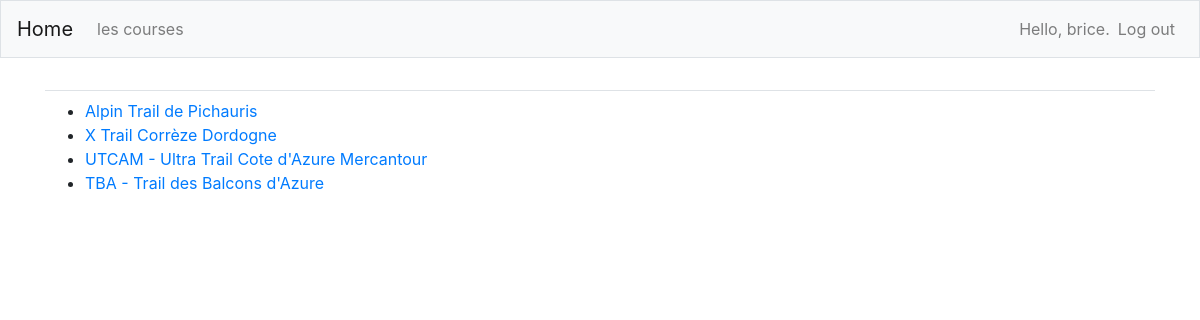
The app's page /races/race_list (signed in) with its own data.
### races/models.py (models this page shows, shortened)
class Race(models.Model):
    name = models.CharField(max_length = 100)
    date = models.DateField(default=date.today())
    category = models.CharField(max_length = 50)
    class category(models.TextChoices):
        TRAIL = 'TR', _('Trail')
        ULTRA = 'UL', _('Ultra')
        MARATHON = 'MA', _('Marathon')
        SEMI = 'SE', _('Semi')
        AUTRE = 'AU', _('Autre')
    category = models.CharField(
        max_length=2,
        choices = category.choices,
        default = category.TRAIL,
    )
    distance = models.SmallIntegerField()
    deniv = models.SmallIntegerField()
    time = models.CharField(max_length = 8)
    date_added = models.DateTimeField(auto_now_add = True)
    def __str__(self):
        return self.name

### races/views.py (the view)
# urls.py: path('race_list', views.race_list, name='race_list'),
@login_required
def race_list(request):
    races_list = Race.objects.order_by('-date')
    context = {'races_list': races_list}
    return render(request, 'races/race_list.html', context)

### races/templates/races/race_list.html
{% extends "races/base.html" %}
{% block content %}
{% if races_list %}
    <ul>
    {% for race in races_list %}
        <li><a href="/races/{{ race.id }}/">{{ race }}</a></li>
    {% endfor %}
    </ul>
{% else %}
    <p>No race are available.</p>
{% endif %}
{% endblock content %}

### races/templates/races/base.html (shortened to what this page needs)
{% load bootstrap4 %}
<!doctype html>
<html lang="en">
<head>
  {% bootstrap_css %}
</head>
<body>
    <nav class="navbar navbar-expand-md navbar-light bg-light mb-4 border">
    <a class="navbar-brand" href="{% url 'races:index'%}">Home</a>
    <div class="collapse navbar-collapse" id="navbarCollapse">
      <ul class="navbar-nav mr-auto">
        <li class="nav-item">
          <a class="nav-link" href="{% url 'races:race_list'%}">les courses</a>
        </li>
      </ul>
      <ul class="navbar-nav ml-auto">
        {% if user.is_authenticated %}
            <li class="nav-item">
                <span class="navbar-text">Hello, {{ user.username }}.</span>
            </li>
            <li class="nav-item">
                <a class="nav-link" href="{% url 'users:logout' %}">Log out</a>
            </li>
        {% else %}
            <li class="nav-item">
                <a class="nav-link" href="{% url 'users:login' %}">Log in</a>
            </li>
        {% endif %}
      </ul>
    </div>
  </nav>
  <main role="main" class="container">
    <div class="pb-2 mb-2 border-bottom">
    </div>
    <div>
      {% block content %}{% endblock content %}
    </div>
  </main>
</body>
</html>

### records on screen
Race: name "Alpin Trail de Pichauris"
Race: name "X Trail Corrèze Dordogne"
Race: name "UTCAM - Ultra Trail Cote d'Azure Mercantour"
Race: name "TBA - Trail des Balcons d'Azure"

### other values on screen
{{ user.username }} "brice"
